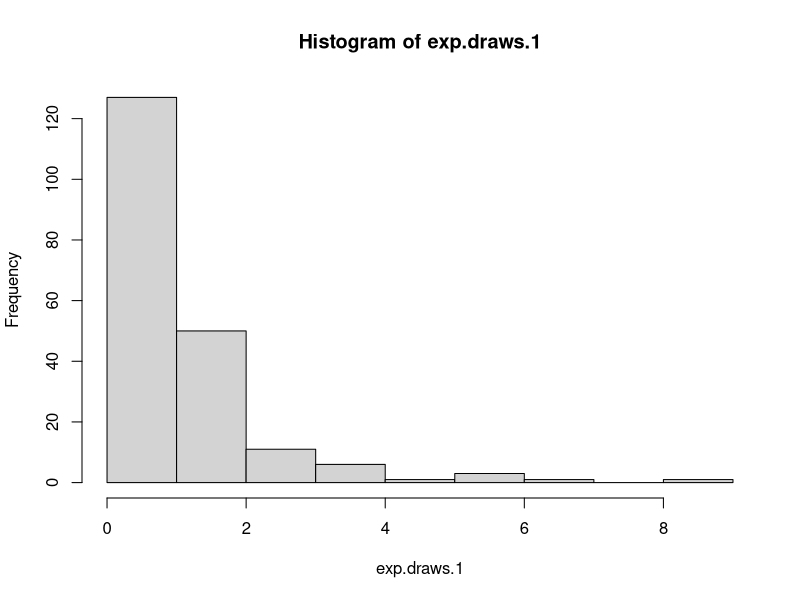
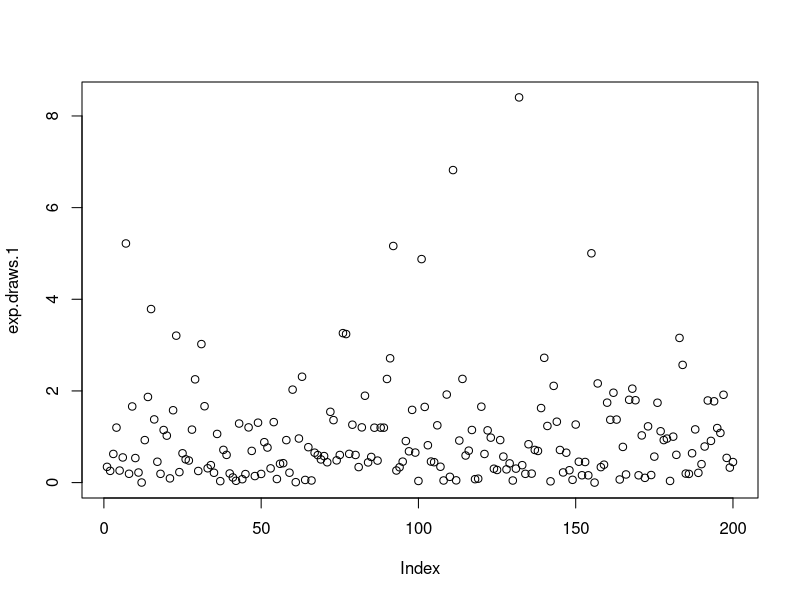
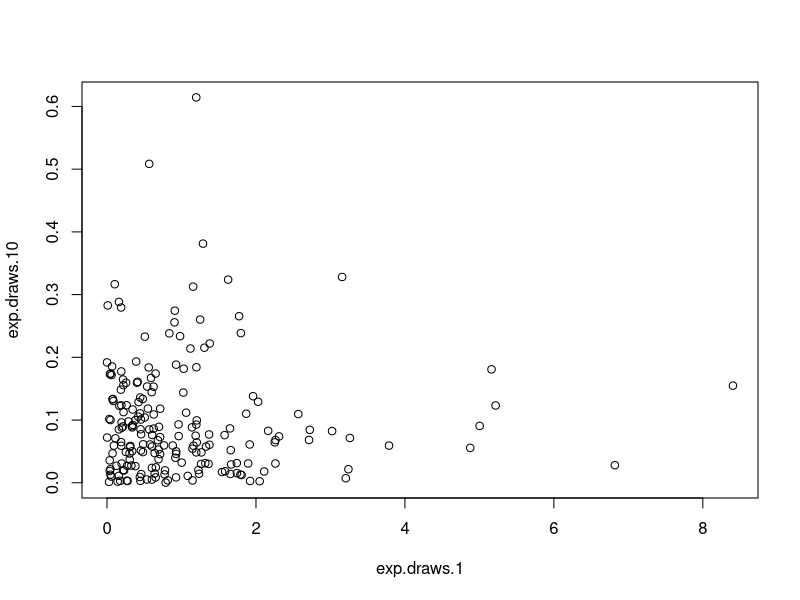
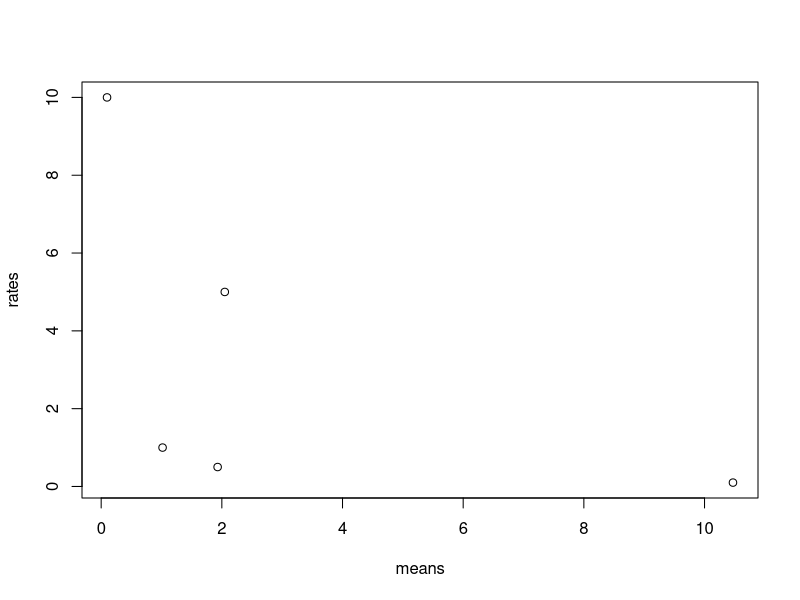
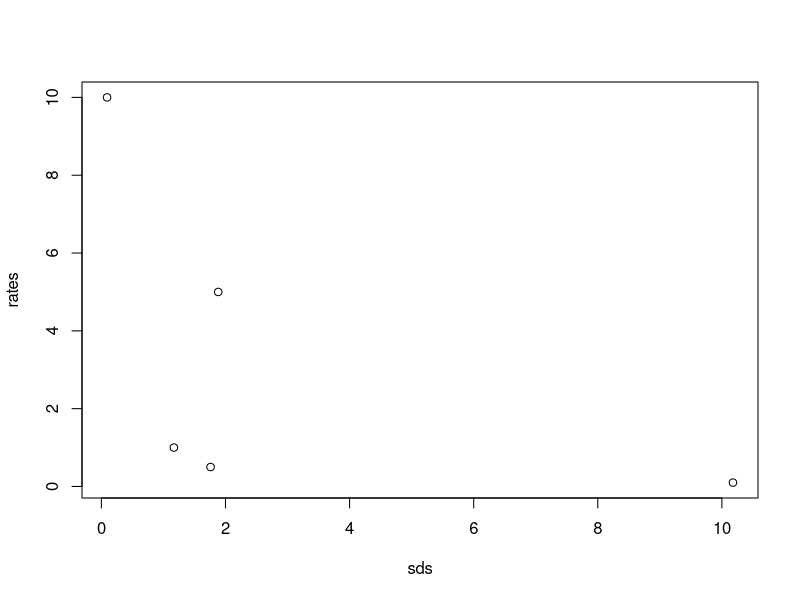
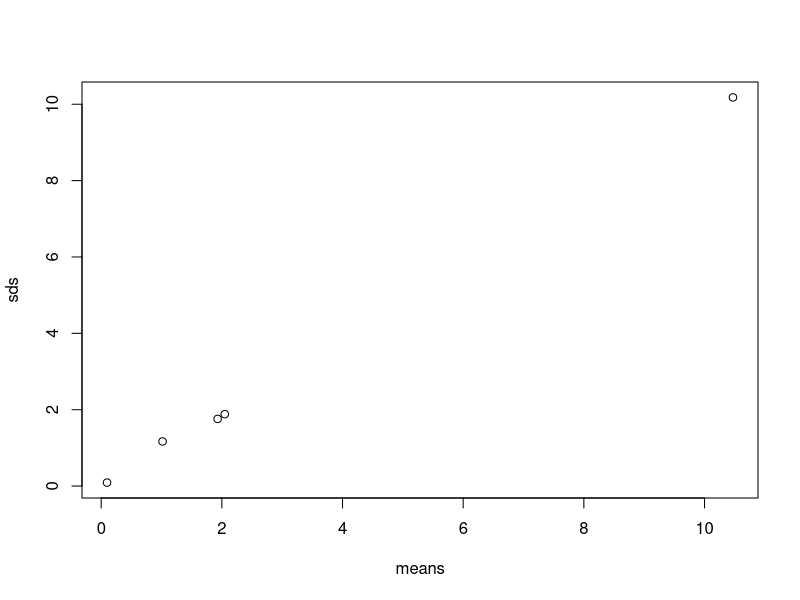
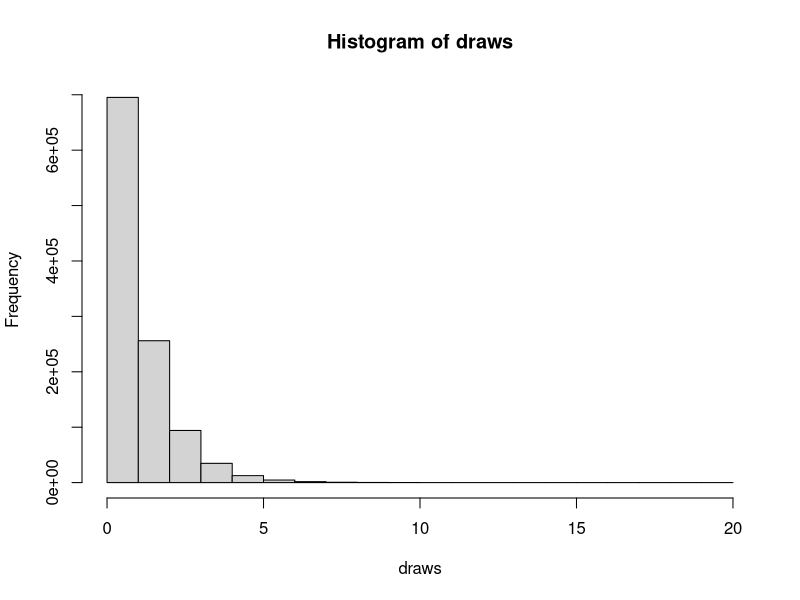
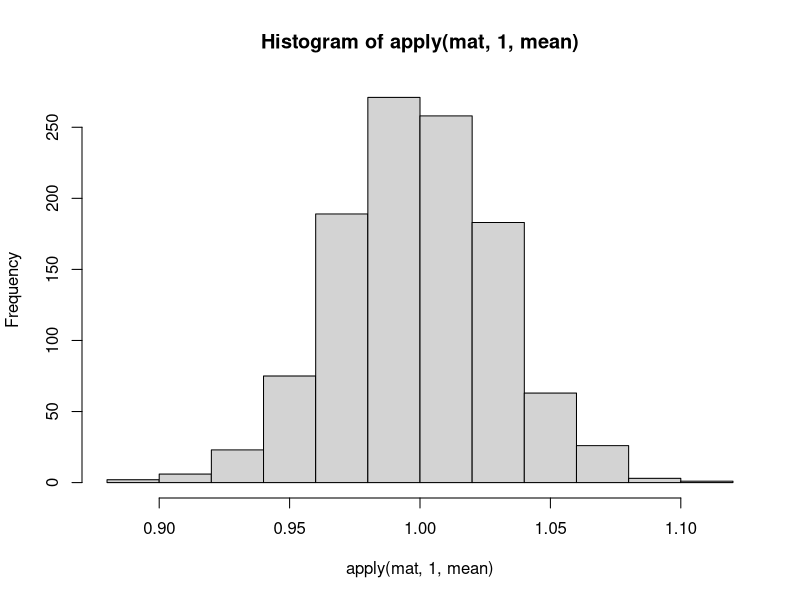

Write R code to recreate these figures, in order.
## ---- chunk 1
exp.draws.1 <- rexp(n=200)
## ---- chunk 2
mean(exp.draws.1)
sd(exp.draws.1)

## ---- chunk 3
exp.draws.0.1 <- rexp(n=200, rate=.1)
exp.draws.0.5 <- rexp(n=200, rate=.5)
exp.draws.5 <- rexp(n=200, rate=.5)
exp.draws.10 <- rexp(n=200, rate=10)
## ---- chunk 4
hist(exp.draws.1)
plot(exp.draws.1)
plot(exp.draws.1, exp.draws.10)
## ---- chunk 5

rates = c(.1, .5, 1, 5, 10)
means = c(mean(exp.draws.0.1), mean(exp.draws.0.5), mean(exp.draws.1), mean(exp.draws.5), mean(exp.draws.10))
sds = c(sd(exp.draws.0.1), sd(exp.draws.0.5), sd(exp.draws.1), sd(exp.draws.5), sd(exp.draws.10))


plot(means, rates)
## ---- chunk 6
plot(sds, rates)
## ---- chunk 7
plot(means, sds)
## ---- chunk 8
draws <- rexp(n=1100000)
mean(draws)
sd(draws)

hist(draws)
## ---- chunk 9
mean(which(draws > 1))
## ---- chunk 10
mat <- matrix(draws, nrow=1100)
## ---- chunk 11
mean(mat[,371])
## ---- chunk 12
hist(apply(mat, 1, mean))
## ---- chunk 13
mean(draws*draws)
